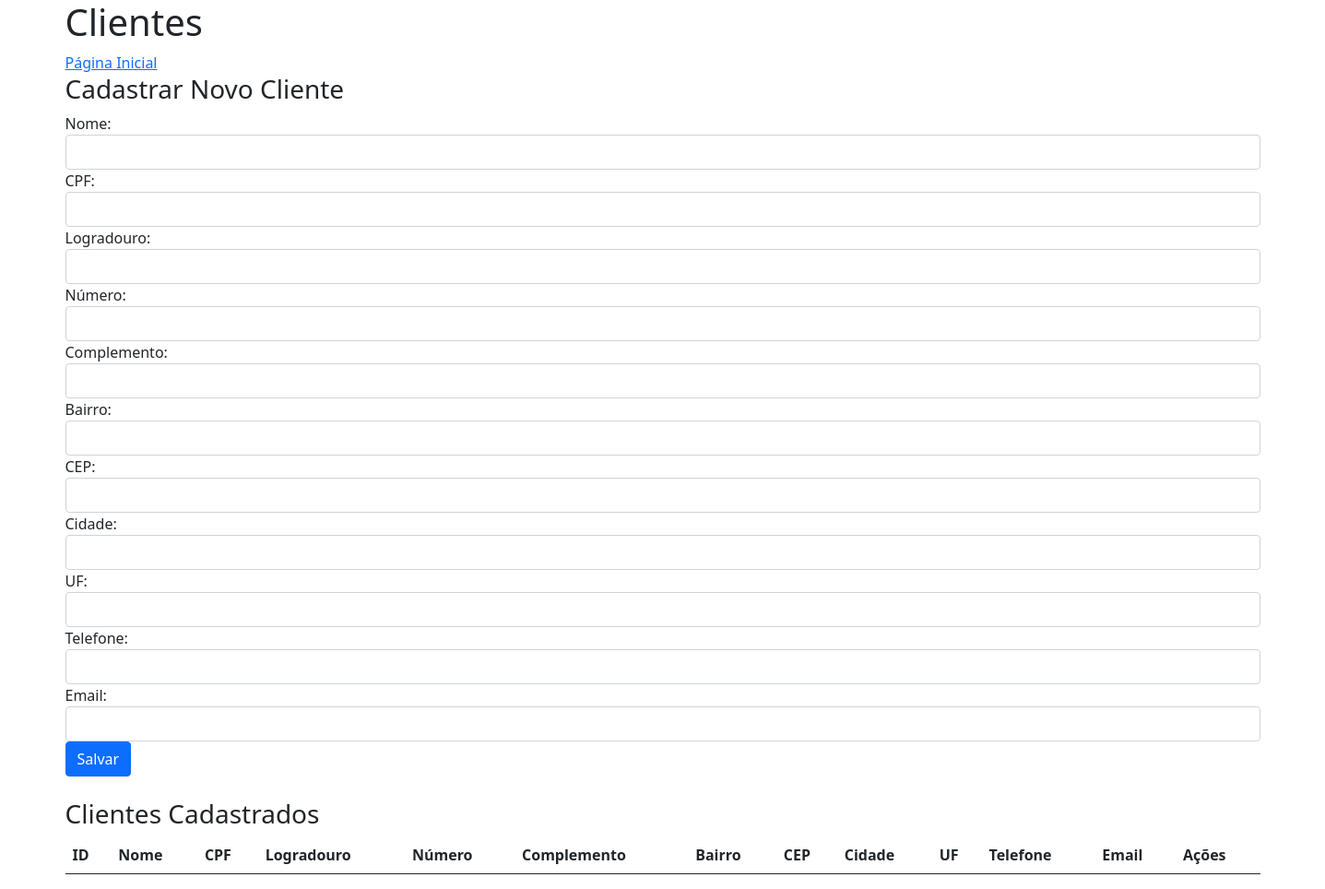
/clientes/, run on an earlier commit of the app's database.
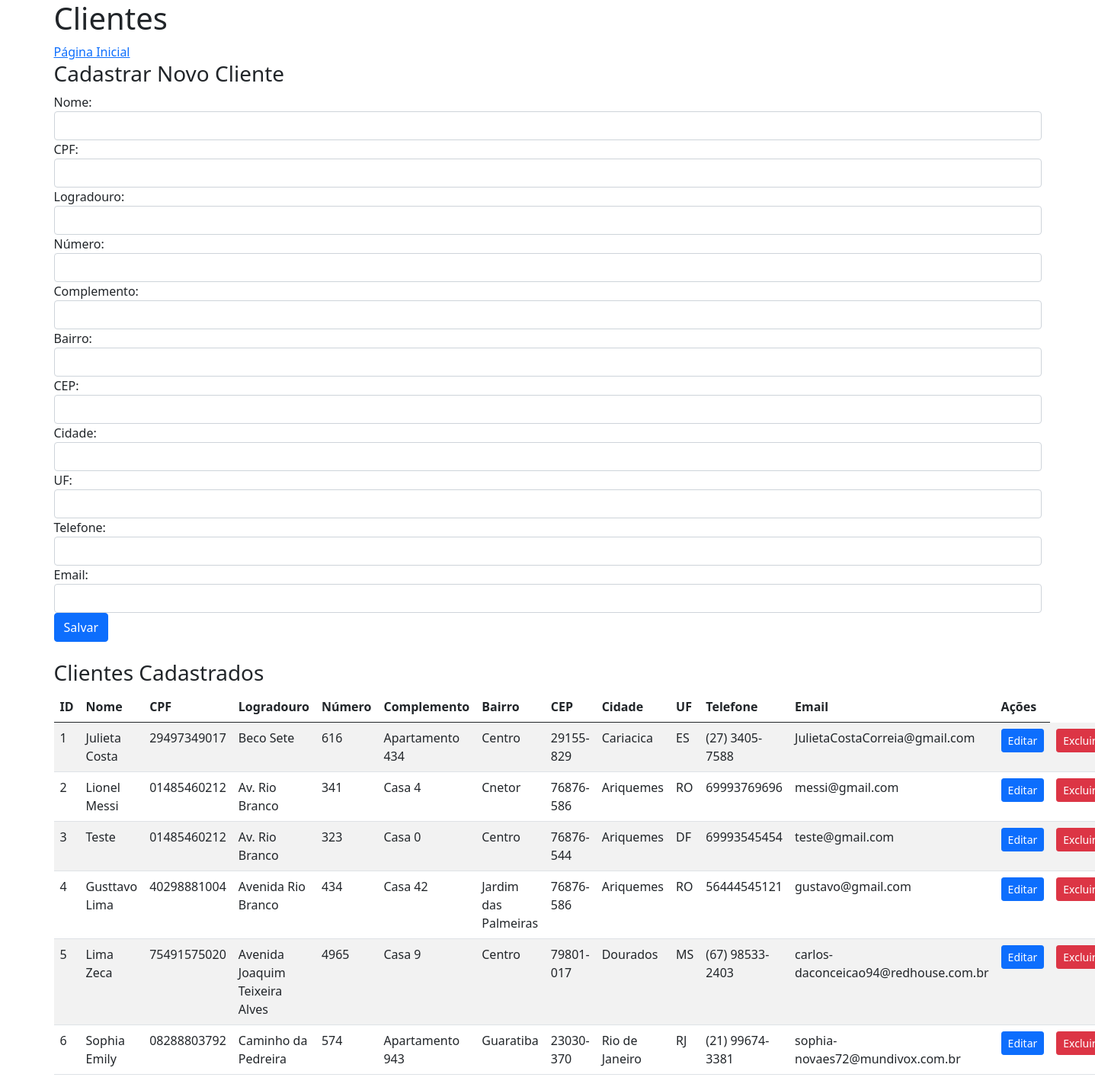
And on a later commit of the database.
### models/cliente_model.py (models this page shows, shortened)
class Pessoas:
    __abstract__ = True

class Clientes(Pessoas, db.Model):
    __tablename__ = 'clientes'
    id = db.Column(db.Integer, primary_key=True, autoincrement=True)
    nome = db.Column(db.String, nullable=False)
    cpf = db.Column(db.String, nullable=False)
    logradouro = db.Column(db.String, nullable=False)
    numero = db.Column(db.String, nullable=False)
    complemento = db.Column(db.String, nullable=False)
    bairro = db.Column(db.String, nullable=False)
    cep = db.Column(db.String, nullable=False)
    cidade = db.Column(db.String, nullable=False)
    uf = db.Column(db.String, nullable=False)
    telefone = db.Column(db.String, nullable=False)
    email = db.Column(db.String, nullable=False)
    @staticmethod
    def get_clientes():
        return db.session.query(Clientes).order_by(Clientes.id).all()

### controller/cliente_controller.py (the view, shortened to what this page needs)
@cliente_blueprint.route('/', methods=['GET', 'POST'])
def index():
    clientes = Clientes.get_clientes()
    return render_template('clientes/index_cliente.html', clientes=clientes, **request.form)

### templates/clientes/index_cliente.html (shortened to what this page needs)
{% extends 'base.html' %}
{% block body %}
<h1>Clientes</h1>
<a href="{{ url_for('home') }}">Página Inicial</a>
<h3>Cadastrar Novo Cliente</h3>
<form method="POST" class="mb-4">
    <div class="form-group">
        <label for="nome">Nome:</label>
        <input type="text" id="nome" name="nome" class="form-control" value="{{ nome or '' }}" required />
    </div>
    <div class="form-group">
        <label for="cpf">CPF:</label>
        <input type="text" id="cpf" name="cpf" class="form-control" value="{{ cpf or '' }}" required />
    </div>
    <div class="form-group">
        <label for="logradouro">Logradouro:</label>
        <input type="text" id="logradouro" name="logradouro" class="form-control" value="{{ logradouro or '' }}" required />
    </div>
    <div class="form-group">
        <label for="numero">Número:</label>
        <input type="text" id="numero" name="numero" class="form-control" value="{{ numero or '' }}" required />
    </div>
    <div class="form-group">
        <label for="complemento">Complemento:</label>
        <input type="text" id="complemento" name="complemento" class="form-control" value="{{ complemento or '' }}" />
    </div>
    <div class="form-group">
        <label for="bairro">Bairro:</label>
        <input type="text" id="bairro" name="bairro" class="form-control" value="{{ bairro or '' }}" required />
    </div>
    <div class="form-group">
        <label for="cep">CEP:</label>
        <input type="text" id="cep" name="cep" class="form-control" value="{{ cep or '' }}" required maxlength="9" />
    </div>
    <div class="form-group">
        <label for="cidade">Cidade:</label>
        <input type="text" id="cidade" name="cidade" class="form-control" value="{{ cidade or '' }}" required />
    </div>
    <div class="form-group">
        <label for="uf">UF:</label>
        <input type="text" id="uf" name="uf" class="form-control" value="{{ uf or '' }}" required />
    </div>
    <div class="form-group">
        <label for="telefone">Telefone:</label>
        <input type="text" id="telefone" name="telefone" class="form-control" value="{{ telefone or '' }}" required maxlength="15" />
    </div>
    <div class="form-group">
        <label for="email">Email:</label>
        <input type="email" id="email" name="email" class="form-control" value="{{ email or '' }}" required />
    </div>
    <button type="submit" class="btn btn-primary">Salvar</button>
</form>
<h3>Clientes Cadastrados</h3>
<table class="table table-striped">
  <thead>
    <tr>
      <th>ID</th>
      <th>Nome</th>
      <th>CPF</th>
      <th>Logradouro</th>
      <th>Número</th>
      <th>Complemento</th>
      <th>Bairro</th>
      <th>CEP</th>
      <th>Cidade</th>
      <th>UF</th>
      <th>Telefone</th>
      <th>Email</th>
      <th>Ações</th>
    </tr>
  </thead>
  <tbody>
    {% for cliente in clientes %}
    <tr>
      <td>{{ cliente.id }}</td>
      <td>{{ cliente.nome }}</td>
      <td>{{ cliente.cpf }}</td>
      <td>{{ cliente.logradouro }}</td>
      <td>{{ cliente.numero }}</td>
      <td>{{ cliente.complemento }}</td>
      <td>{{ cliente.bairro }}</td>
      <td>{{ cliente.cep }}</td>
      <td>{{ cliente.cidade }}</td>
      <td>{{ cliente.uf }}</td>
      <td>{{ cliente.telefone }}</td>
      <td>{{ cliente.email }}</td>
      <td>
        <a href="{{ url_for('cliente.editar_cliente', id=cliente.id) }}" class="btn btn-primary btn-sm">Editar</a>
      </td>
      <td>
        <form action="{{ url_for('cliente.deleta_cliente', id=cliente.id) }}" method="POST" onsubmit="return confirmarExclusao('{{ cliente.nome }}');">
            <button type="submit" class="btn btn-danger btn-sm">Excluir</button>
        </form>
      </td>
    </tr>
    {% endfor %}
  </tbody>
</table>
{% endblock %}

### templates/base.html (shortened to what this page needs)
<!DOCTYPE html>
<html lang="pt">
  <head>
    <link
      href="{{ url_for('static', filename='css/bootstrap.min.css') }}"
      rel="stylesheet"
    />
  </head>
  <body>
    <div class="container">
      {% block body %}{% endblock %}
    </div>
  </body>
</html>

What changed in the data, as far as the page shows it:
added Clientes: id "1", nome "Julieta Costa", cpf "29497349017", logradouro "Beco Sete", numero "616", complemento "Apartamento 434", bairro "Centro", cep "29155-829", cidade "Cariacica", uf "ES", telefone "(27) 3405-7588", email "JulietaCostaCorreia@gmail.com"
added Clientes: id "2", nome "Lionel Messi", cpf "01485460212", logradouro "Av. Rio Branco", numero "341", complemento "Casa 4", bairro "Cnetor", cep "76876-586", cidade "Ariquemes", uf "RO", telefone "69993769696", email "messi@gmail.com"
added Clientes: id "3", nome "Teste", cpf "01485460212", logradouro "Av. Rio Branco", numero "323", complemento "Casa 0", bairro "Centro", cep "76876-544", cidade "Ariquemes", uf "DF", telefone "69993545454", email "teste@gmail.com"
added Clientes: id "4", nome "Gusttavo Lima", cpf "40298881004", logradouro "Avenida Rio Branco", numero "434", complemento "Casa 42", bairro "Jardim das Palmeiras", cep "76876-586", cidade "Ariquemes", uf "RO", telefone "56444545121", email "gustavo@gmail.com"
added Clientes: id "5", nome "Lima Zeca", cpf "75491575020", logradouro "Avenida Joaquim Teixeira Alves", numero "4965", complemento "Casa 9", bairro "Centro", cep "79801-017", cidade "Dourados", uf "MS", telefone "(67) 98533-2403", email "carlos-daconceicao94@redhouse.com.br"
added Clientes: id "6", nome "Sophia Emily", cpf "08288803792", logradouro "Caminho da Pedreira", numero "574", complemento "Apartamento 943", bairro "Guaratiba", cep "23030-370", cidade "Rio de Janeiro", uf "RJ", telefone "(21) 99674-3381", email "sophia-novaes72@mundivox.com.br"
